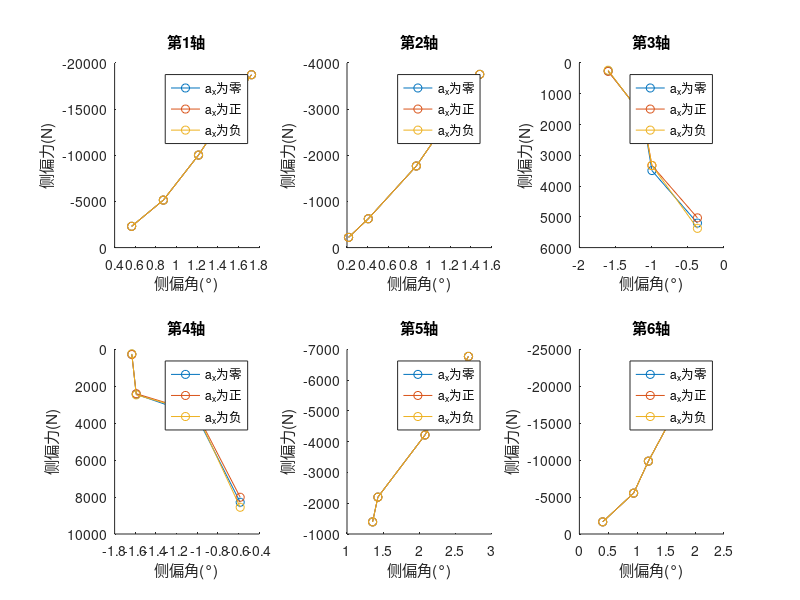
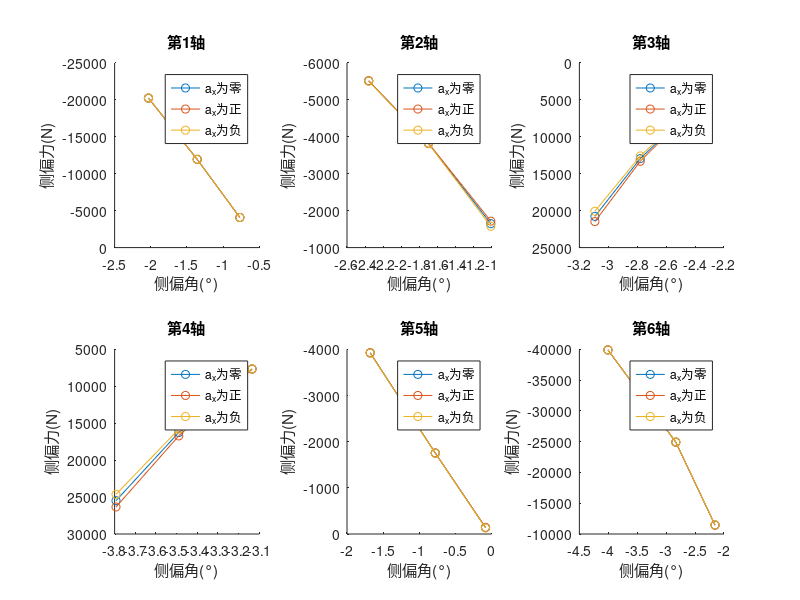

These charts were generated, in order, by the following MATLAB code:
clf;
%%
% ax视为0
Fzero=[-2305.42850454237 -221.480509988400 254.465588582915 259.415376668433 -1393.19474043004 -1644.30543285986
    -5145.97221304272 -625.151318228854 1716.41780956032 2431.30168724778 -2197.48993006200 -5534.43473143050
    -10021.4338689226 -1767.85330545057 3496.72826036460 3551.34743943795 -4218.65010486664 -9863.58131767345
    -18725.6042206633 -3753.46194850338 5204.04730358388 8281.04001563753 -6772.57189626497 -22132.1648765061
    -4080.58464315530 -1647.37181365586 5847.13585732036 7641.43847934738 -137.972316761010 -11453.7815689354
    -11946.7135849683 -3820.34569370337 12949.6880414451 16260.2817351692 -1753.43919078601 -24927.3762534041
    -20247.3873414751 -5514.27232077874 20778.1617638798 25483.6322696300 -3924.24452236951 -39923.9734665792];
alpha=[0.00985864195846794	0.00375614445149155	-0.0279650815866541	-0.0285090499417430	0.0236275448994929	0.00703149913388738
    0.0152154765271583	0.00708576199946294	-0.0196000196018925	-0.0277633804908945	0.0249073947164512	0.0163640723775652
    0.0211552115856662	0.0152048091763310	-0.0173996664769294	-0.0176714506787195	0.0362834233069230	0.0208219854061901
    0.0301051187059094	0.0259160240812140	-0.00641019886409637	-0.0102003518041082	0.0467616666329441	0.0355818398687899
    -0.0133988073359412	-0.0176069293129401	-0.0418634769956110	-0.0547100652010742	-0.00147463299312050	-0.0376090746622652
    -0.0236968186286336	-0.0296399652952158	-0.0485045947553304	-0.0609048166757125	-0.0136039722394305	-0.0494445195964069
    -0.0354619101459265	-0.0411893074832410	-0.0539809628616987	-0.0662056163947786	-0.0293124649760632	-0.0699241011130396]*180/pi;
%%
%ay对比
% alpha=[0.00985864195846794	0.00375614445149155	-0.0279650815866541	-0.0285090499417430	0.0236275448994929	0.00703149913388738
%     0.0152154765271583	0.00708576199946294	-0.0196000196018925	-0.0277633804908945	0.0249073947164512	0.0163640723775652
%     0.0211552115856662	0.0152048091763310	-0.0173996664769294	-0.0176714506787195	0.0362834233069230	0.0208219854061901
%     0.0301051187059094	0.0259160240812140	-0.00641019886409637	-0.0102003518041082	0.0467616666329441	0.0355818398687899
%     -0.0133988073359412	-0.0176069293129401	-0.0418634769956110	-0.0547100652010742	-0.00147463299312050	-0.0376090746622652
%     -0.0236968186286336	-0.0296399652952158	-0.0485045947553304	-0.0609048166757125	-0.0136039722394305	-0.0494445195964069
%     -0.0354619101459265	-0.0411893074832410	-0.0539809628616987	-0.0662056163947786	-0.0293124649760632	-0.0699241011130396]*180/pi;
%%
% ax视为正
Fpositive=[-2303.34262944652	-221.565718930066	273.412512958203	278.730850917410	-1393.73073634847	-1642.81771994852
   -5145.21414598270	-625.253177266912	1693.47861639206	2398.80837545420	-2197.84797811196	-5533.61943890810
   -10023.1220732070	-1767.70081307708	3331.10226364801	3383.13435121745	-4218.28621043862	-9865.24293021881
   -18728.0600136775	-3753.05839516338	5033.27020209972	8009.28767968720	-6771.84374341657	-22135.0674272197
   -4073.53168294856	-1717.01011665244	5868.06507696636	7668.79022013949	-143.804732928446	-11433.9846347491
   -11941.4844771043	-3827.00526293915	13311.9348654660	16715.1371260789	-1756.49575964862	-24916.4654754511
   -20239.6596686870	-5520.32952561018	21476.2939869393	26339.8651284460	-3928.55514605617	-39908.7359745440];
%%
%ax视为负
Fnegative=[-2307.51437963822	-221.395301046735	235.518664207625	240.099902419457	-1392.65874451161	-1645.79314577119
    -5146.73028010275	-625.049459190795	1739.35700272858	2463.79499904136	-2197.13188201205	-5535.25002395290
    -10023.1220732070	-1767.70081307708	3331.10226364801	3383.13435121745	-4218.28621043862	-9865.24293021881
    -18723.1484276491	-3753.86550184339	5374.82440506805	8552.79235158786	-6773.30004911336	-22129.2623257926
    -4087.63760336200	-1577.73351065974	5826.20663767388	7614.08673855464	-132.139900593613	-11473.5785031217
    -11951.9426928322	-3813.68612446760	12587.4412174242	15805.4263442595	-1750.38262192340	-24938.2870313571
    -20255.1150142631	-5508.21511594730	20080.0295408203	24627.3994108140	-3919.93389868285	-39939.2109586143];
F_all=cat(3,Fzero,Fpositive,Fnegative);
% figure(1)
% title('R20')
% for i=1:1:6
%     subplot(2,3,i);
%     hold on
%     plot(alpha(1:4,i),F(1:4,i),'*');
%     title(['第',num2str(i),'轴']);
%     set(gca,'YDir','reverse');
%     xlabel('侧偏角(°)')
%     ylabel('侧偏力(N)')
% end
% for i=1:1:6
%     subplot(2,3,i);
%     hold on
%     plot(alpha(1:4,i),F(1:4,i));
%     title(['第',num2str(i),'轴']);
%     set(gca,'YDir','reverse');
%     xlabel('侧偏角(°)')
%     ylabel('侧偏力(N)')
% end
% 
% figure(2)
% title('R20')
% for i=1:1:6
%     subplot(2,3,i);
%     hold on
%     plot(alpha(5:7,i),F(5:7,i),'*');
%     title(['第',num2str(i),'轴']);
%     set(gca,'YDir','reverse');
%     xlabel('侧偏角(°)')
%     ylabel('侧偏力(N)')
% end
% for i=1:1:6
%     subplot(2,3,i);
%     hold on
%     plot(alpha(5:7,i),F(5:7,i));
%     title(['第',num2str(i),'轴']);
%     set(gca,'YDir','reverse');
%     xlabel('侧偏角(°)')
%     ylabel('侧偏力(N)')
% end

figure(1)
title('R20')
for i=1:1:6
    subplot(2,3,i);
    hold on
    for j=1:1:3
%       Target=[line line line];
      F=F_all(:,:,j); 
%       plot(alpha(1:4,i),F(1:4,i));
      plot(alpha(1:4,i),F(1:4,i),'o-');
      title(['第',num2str(i),'轴']);
      set(gca,'YDir','reverse');
      xlabel('侧偏角(°)')
      ylabel('侧偏力(N)')
    end
    legend('a_x为零','a_x为正','a_x为负')
end

figure(2)
title('R20')
for i=1:1:6
    subplot(2,3,i);
    hold on
    for j=1:1:3
%       Target=[line line line];
      F=F_all(:,:,j); 
%       plot(alpha(5:7,i),F(5:7,i));
      plot(alpha(5:7,i),F(5:7,i),'o-');
      title(['第',num2str(i),'轴']);
      set(gca,'YDir','reverse');
      xlabel('侧偏角(°)')
      ylabel('侧偏力(N)')
    end
    legend('a_x为零','a_x为正','a_x为负')
end